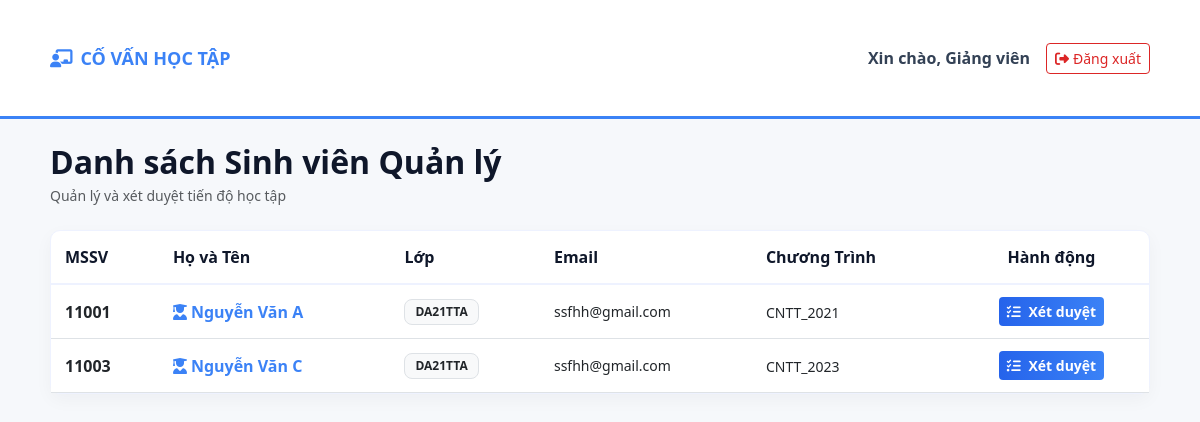
/index.php?page=advisor_student_list (signed in), run on the app's committed database.
### tables this page shows
CREATE TABLE `sinhvien` (
  `MSSV` varchar(20) NOT NULL,
  `HoTen` varchar(100) NOT NULL,
  `NgaySinh` date DEFAULT NULL,
  `Email` varchar(100) DEFAULT NULL,
  `SoDienThoai` varchar(15) DEFAULT NULL,
  `MaLop` varchar(20) DEFAULT NULL,
  `MaCTDT` varchar(20) DEFAULT NULL,
  `ID_TaiKhoan` int(11) DEFAULT NULL
);

### src/app/controllers/AdvisorController.php (called while the page is built, shortened)
<?php
require_once __DIR__ . '/../models/StudentModel.php';
class AdvisorController {
   public function student_list() {
        $maCoVan = $_SESSION['user_id'];
        $model = new StudentModel();
        $dsSinhVien = $model->getStudentsByAdvisor($maCoVan);
        require_once __DIR__ . '/../../views/advisor/student_list.php';
    }
}
?>

### src/app/models/StudentModel.php (called while the page is built, shortened)
<?php
require_once __DIR__ . '/../config/Database.php';
class StudentModel {
    private $conn;
    public function __construct() {
        $db = new Database();
        $this->conn = $db->connect();
    }
    public function getStudentsByAdvisor($maCoVan) {
        $sql = "SELECT sv.* FROM SinhVien sv
                JOIN Lop l ON sv.MaLop = l.MaLop
                WHERE l.MaCoVan = ?
                ORDER BY sv.MaLop, sv.MSSV ASC";
        $stmt = $this->conn->prepare($sql);
        $stmt->bind_param("s", $maCoVan);
        $stmt->execute();
        return $stmt->get_result()->fetch_all(MYSQLI_ASSOC);
    }
}
?>

### src/app/config/Database.php (called while the page is built, shortened)
<?php
class Database {
    private $host = "localhost";
    private $user = "root";
    private $pass = "";
    private $dbname = "ql_kehoachhoctap";
    public function connect() {
        $this->conn = null;
        try {
            $this->conn = new mysqli($this->host, $this->user, $this->pass, $this->dbname);
            $this->conn->set_charset("utf8mb4");
        } catch (Exception $e) {
            echo "Lỗi kết nối: " . $e->getMessage();
        }
        return $this->conn;
    }
}
?>

### src/views/advisor/student_list.php (the view, shortened to what this page needs)
<!DOCTYPE html>
<html lang="vi">
<head>
    <link href="https://cdn.jsdelivr.net/npm/bootstrap@5.3.0/dist/css/bootstrap.min.css" rel="stylesheet">
    <link rel="stylesheet" href="https://cdnjs.cloudflare.com/ajax/libs/font-awesome/6.4.0/css/all.min.css">
</head>
<body>
<nav class="navbar navbar-expand-lg">
    <div class="container">
        <a class="navbar-brand" href="#">
            <i class="fas fa-chalkboard-teacher me-2"></i>CỐ VẤN HỌC TẬP
        </a>
        <div class="d-flex align-items-center gap-3">
            <span class="navbar-text">
                Xin chào, <?= $_SESSION['username'] ?? 'Giảng viên' ?>
            </span>
            <a href="index.php?page=logout" class="btn btn-outline-danger btn-sm">
                <i class="fas fa-sign-out-alt me-1"></i>Đăng xuất
            </a>
        </div>
    </div>
</nav>
<div class="container py-4">
    <div class="d-flex justify-content-between align-items-center mb-4">
        <div>
            <h2 class="fw-bold mb-1">Danh sách Sinh viên Quản lý</h2>
            <p class="text-muted small mb-0">Quản lý và xét duyệt tiến độ học tập</p>
        </div>
    </div>
    <div class="card">
        <div class="card-body p-0">
            <table class="table table-hover align-middle mb-0">
                <thead>
                    <tr>
                        <th>MSSV</th>
                        <th>Họ và Tên</th>
                        <th>Lớp</th>
                        <th>Email</th>
                        <th>Chương Trình</th>
                        <th class="text-center">Hành động</th>
                    </tr>
                </thead>
                <tbody>
                    <?php if (!empty($dsSinhVien)): ?>
                        <?php foreach ($dsSinhVien as $sv): ?>
                        <tr>
                            <td class="fw-bold"><?= $sv['MSSV'] ?></td>
                            <td>
                                <a href="index.php?page=advisor_check_progress&mssv=<?= $sv['MSSV'] ?>" class="student-link">
                                    <i class="fas fa-user-graduate me-1"></i><?= $sv['HoTen'] ?>
                                </a>
                            </td>
                            <td><span class="badge bg-light text-dark border"><?= $sv['MaLop'] ?></span></td>
                            <td class="small"><?= $sv['Email'] ?></td>
                            <td><small><?= $sv['MaCTDT'] ?? 'CNTT' ?></small></td>
                            <td class="text-center">
                                <a href="index.php?page=advisor_check_progress&mssv=<?= $sv['MSSV'] ?>" class="btn btn-sm btn-check-progress">
                                    <i class="fas fa-tasks me-1"></i> Xét duyệt
                                </a>
                            </td>
                        </tr>
                        <?php endforeach; ?>
                    <?php endif; ?>
                </tbody>
            </table>
        </div>
    </div>
</div>
</body>
</html>

### index.php (shortened to what this page needs)
<?php
require_once 'src/app/controllers/AdvisorController.php';
$page = isset($_GET['page']) ? $_GET['page'] : 'login';
switch ($page) {
    case 'advisor_student_list':
        $controller = new AdvisorController();
        $controller->student_list();
        break;
}
?>

### src/views/advisor/student_list.php (style rules this page uses)
:root { --accent:#3b82f6; --surface:#ffffff; --bg:#f6f8fb; }
body { background:var(--bg); font-family: "Segoe UI", Tahoma, Arial, sans-serif; color:#0f172a; }
.navbar { background:var(--surface) !important; border-bottom:3px solid var(--accent); padding:12px 0; }
.navbar-brand { color:var(--accent) !important; font-weight:700; font-size:18px; }
.navbar-text { color:#334155; font-weight:600; }
.btn-outline-danger { color:#dc2626; border-color:#dc2626; }
.container { padding:26px 20px; }
.card { border-radius:10px; border:1px solid #eef2ff; background:var(--surface); box-shadow:0 6px 18px rgba(15,23,42,0.04); }
.card-body { padding:0; }
.table thead th { background:transparent; color:#0f172a; font-weight:700; border-bottom:2px solid #eef2ff; padding:14px; }
.table tbody td { padding:12px 14px; vertical-align:middle; }
.badge { border-radius:8px; padding:6px 10px; font-weight:700; font-size:12px; }
.student-link { color:var(--accent); font-weight:600; text-decoration:none; }
.btn-check-progress { background:linear-gradient(90deg,#2563eb,#3b82f6); color:#fff; border:none; font-weight:700; }

### data on the page
sinhvien: MSSV "11001", HoTen "Nguyễn Văn A", MaLop "DA21TTA", Email "ssfhh@gmail.com", MaCTDT "CNTT_2021"
sinhvien: MSSV "11003", HoTen "Nguyễn Văn C", MaLop "DA21TTA", Email "ssfhh@gmail.com", MaCTDT "CNTT_2023"

### other printed values
$_SESSION['username'] "Giảng viên"
